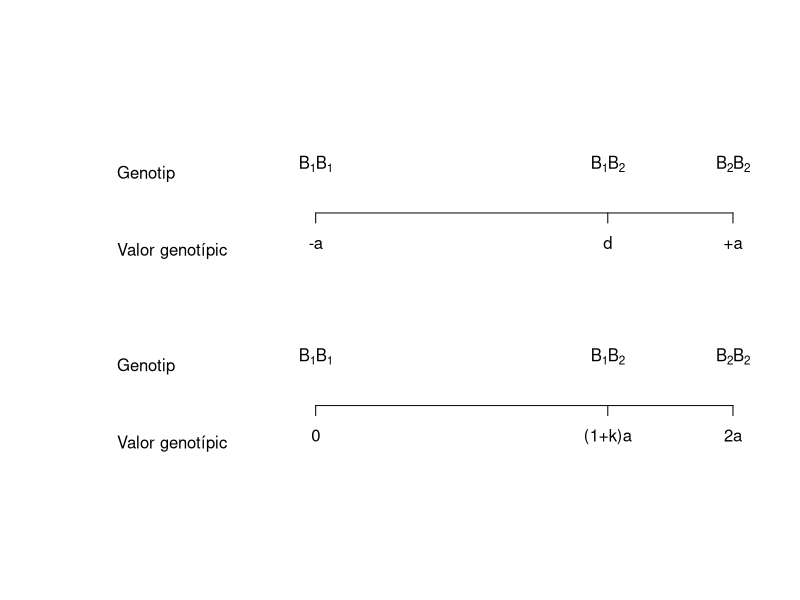
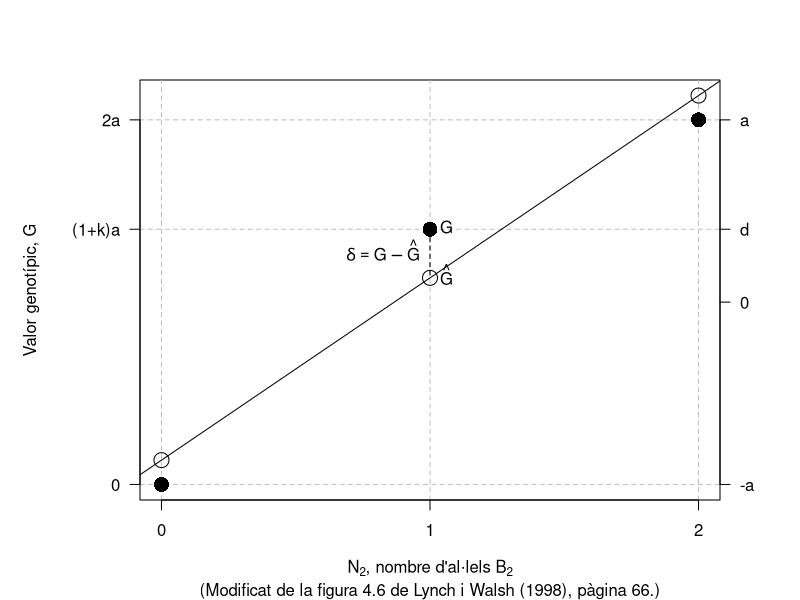
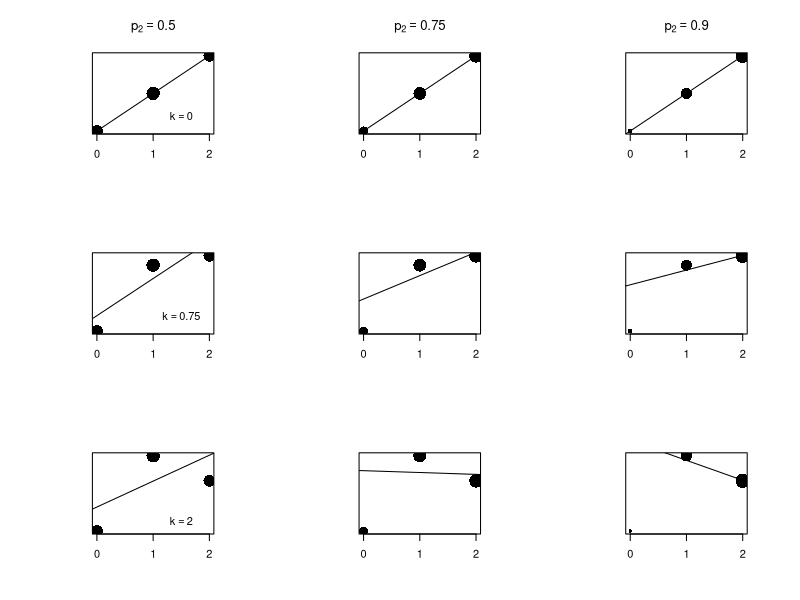
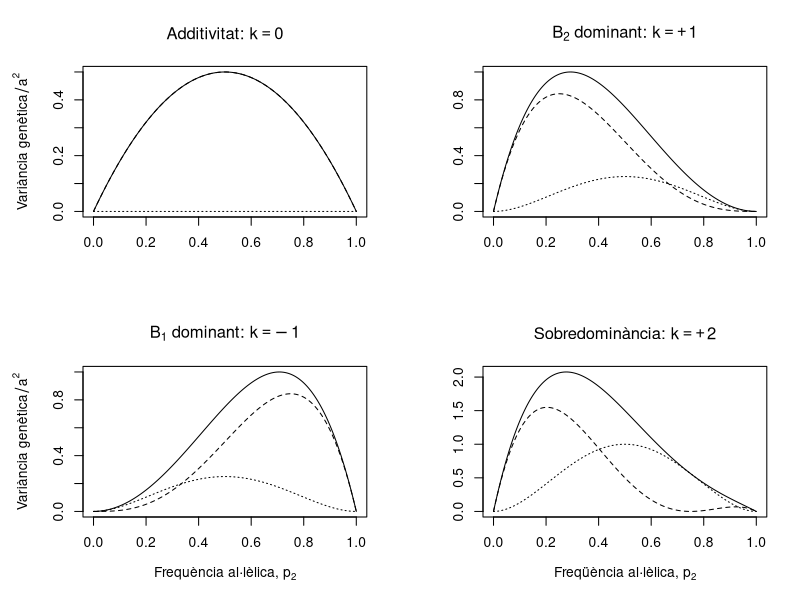
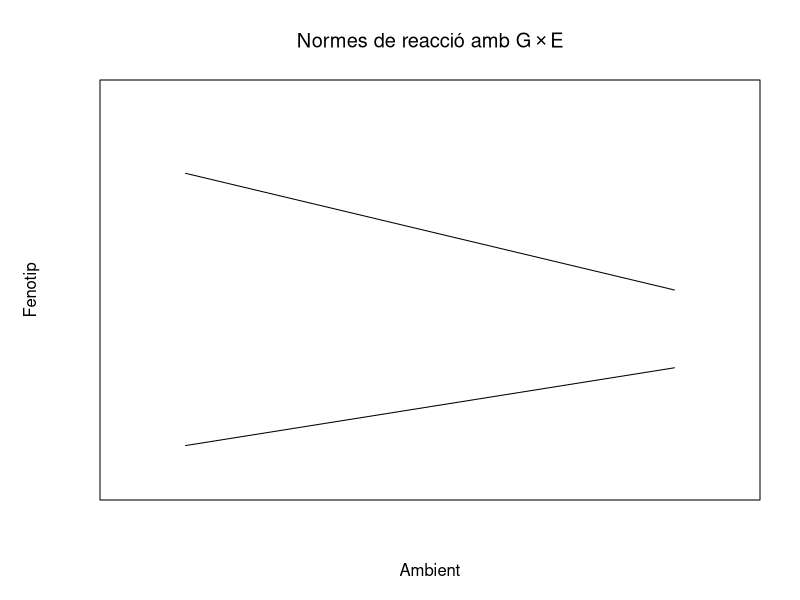

Reproduce these figures in R, in order.
## ---- chunk 1
plot(c(-5,10), c(0,10), type = 'n', axes = FALSE, ann = FALSE)
axis(1, at = c(0, 7, 10), labels = c('0', '(1+k)a', '2a'), pos = 2)
axis(1, at = c(0, 7, 10), labels = expression(B[1]*B[1], B[1]*B[2], B[2]*B[2]),
     pos = 4, tick = FALSE)
text(-5, 1, labels = 'Valor genotípic', pos = 4)
text(-5, 3, labels = 'Genotip', pos = 4)
axis(1, at = c(0, 7, 10), labels = c('-a', 'd', '+a'), pos = 7)
axis(1, at = c(0, 7, 10), labels = expression(B[1]*B[1], B[1]*B[2], B[2]*B[2]),
     pos = 9, tick = FALSE)
text(-5, 6, labels = 'Valor genotípic', pos = 4)
text(-5, 8, labels = 'Genotip', pos = 4)
## ---- chunk 2
N2 <- c(0, 1, 2)
G  <- c(0, 7, 10)
m0 <- lm(G ~ N2)
Ghat <- predict(m0)

par(mar = c(5,7,4,4))
plot(c(N2, N2), c(G, Ghat), type = 'n',
     xlab = expression(N[2]*", nombre d'al·lels "*B[2]),
     ylab = "", xaxt = 'n', yaxt = 'n', las = 1,
     sub = "(Modificat de la figura 4.6 de Lynch i Walsh (1998), pàgina 66.)")
mtext("Valor genotípic, G", side = 2, line = 5)
abline(h = G,  lty = 2, col = 'gray')
abline(v = N2, lty = 2, col = 'gray')
points(N2, G, pch = 16, cex = 2)
abline(m0)
points(N2, Ghat, cex = 2)
segments(N2[2], G[2], N2[2], Ghat[2], lty = 2)
text(N2[2], G[2], label = 'G', pos = 4)
text(N2[2], Ghat[2], label = expression(hat(G)), pos = 4)
text(N2[2], (G[2] + Ghat[2]) / 2, label = expression(delta==G-hat(G)), pos = 2)
axis(1, at = c(0, 1, 2), labels = c('0', '1', '2'))
axis(2, at = c(0, 7, 10), labels = c('0', '(1+k)a', '2a'), las = 1)
axis(4, at = c(0, 5, 7, 10), labels = c('-a', '0', 'd', 'a'), las = 1)
## ---- chunk 3
library(plyr)
PopSize <- 1000
Freq2   <- c(0.5, 0.75, 0.90)
k       <- c(0, 0.75, 2)
a       <- 5
pops    <- lapply(k, function(x) {
              lapply(Freq2, function(y) {
                 genotip <- sample(0:2, PopSize, replace = TRUE, prob = c((1-y)^2, 2*y*(1-y), y^2))
                 fenotip <- a * genotip * (1 + 2 * x - x * genotip)
                 return(data.frame(G = genotip, P = fenotip))
              })
           })
Main <- lapply(k, function(x) {
           lapply(Freq2, function(y) {
              if (x == 0) {
                 Title = bquote(p[2]==.(y))
              } else {
                 Title = ''
              }
              return(Title)
           })
        })
Text <- lapply(k, function(x) {
           lapply(Freq2, function(y) {
              if (y == 0.5) {
                 Ktext = bquote(k==.(x))
              } else {
                 Ktext = ''
              }
              return(Ktext)
           })
        })
par(mfrow = c(3, 3))
z <- sapply(1:3, function(x) {
          sapply(1:3, function(y) {
             PopData <- ddply(pops[[x]][[y]], 'G', function(z) {
                data.frame(P = mean(z$P), N = dim(z)[1])
             })
             plot(PopData$G, PopData$P, cex = log10(PopData$N), pch = 16,
                  xlab = '', ylab = '', xaxt = 'n', yaxt = 'n', main = Main[[x]][[y]])
             text(1.5, 2, labels = Text[[x]][[y]])
             abline(lm(P ~ G, data = pops[[x]][[y]]))
             axis(1, at = c(0, 1, 2), labels = c('0', '1', '2'))
          })
       })
par(mfrow = c(1,1))
## ---- chunk 4
k  <- c(0, -1, 1, 2)
p2 <- seq(from = 0, to = 1, by = 0.001)
p1 <- 1 - p2
a  <- 5
alpha <- sapply(k, function(x) a * (1 + x * (p1 - p2)))
additiva <- sapply(1:4, function(x) 2 * p1 * p2 * alpha[,x]^2)
dominant <- sapply(1:4, function(x) (2 * p1 * p2 * a * k[x])^2)
VarTotal <- additiva + dominant
par(mfrow = c(2,2), mar = c(5,5,4,2))
plot(p2, VarTotal[,1] / a ^ 2, type = 'l', main = expression('Additivitat: '*k==0),
     ylab = expression('Variància genètica'/a^2),
     xlab = '')
lines(p2, additiva[,1] / a ^ 2, lty = 2)
lines(p2, dominant[,1] / a ^ 2, lty = 3)

plot(p2, VarTotal[,3] / a ^ 2, type = 'l', main = expression(B[2]*' dominant: '*k==+1),
     ylab = '',
     xlab = '')
lines(p2, additiva[,3] / a ^ 2, lty = 2)
lines(p2, dominant[,3] / a ^ 2, lty = 3)

plot(p2, VarTotal[,2] / a ^ 2, type = 'l', main = expression(B[1]*' dominant: '*k==-1),
     ylab = expression('Variància genètica'/a^2),
     xlab = expression('Frequència al·lèlica, '*p[2]))
lines(p2, additiva[,2] / a ^ 2, lty = 2)
lines(p2, dominant[,2] / a ^ 2, lty = 3)

plot(p2, VarTotal[,4] / a ^ 2, type = 'l', main = expression('Sobredominància: '*k==+2),
     ylab = '',
     xlab = expression('Freqüència al·lèlica, '*p[2]))
lines(p2, additiva[,4] / a ^ 2, lty = 2)
lines(p2, dominant[,4] / a ^ 2, lty = 3)
par(mfrow = c(1,1))
## ---- chunk 5
plot(c(0,1), c(0, 1), type = 'n', xaxt = 'n', yaxt = 'n',
   xlab = 'Ambient', ylab = 'Fenotip', main = expression("Normes de reacció amb "*G%*%E))
lines(c(0.1, 0.9), c(0.1, 0.3))
lines(c(0.1, 0.9), c(0.8, 0.5))
